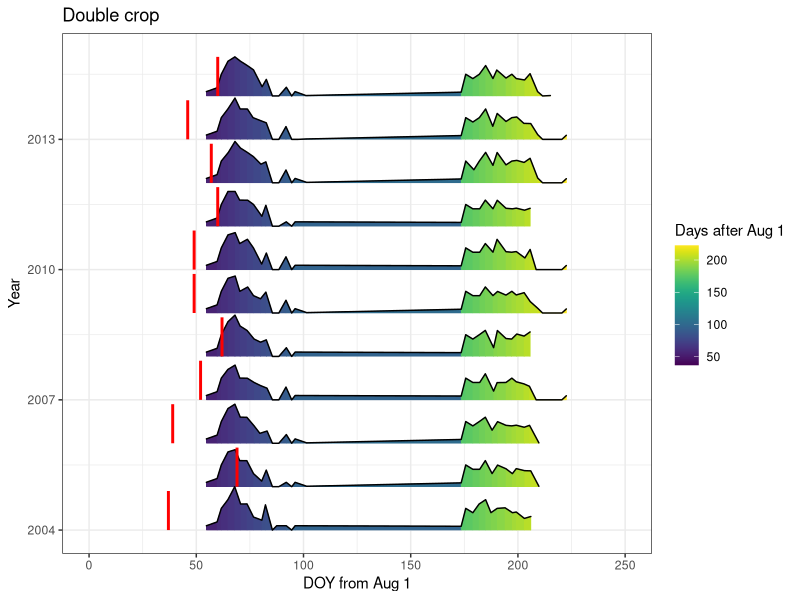
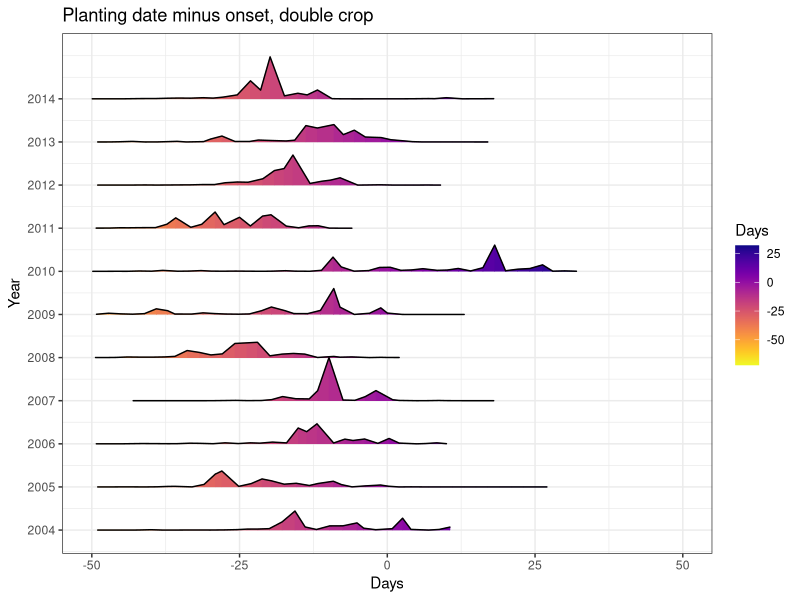
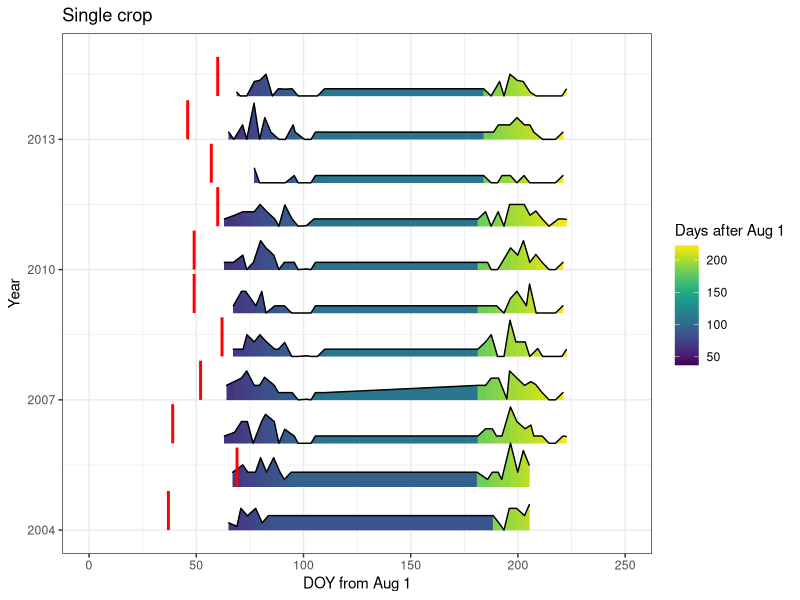
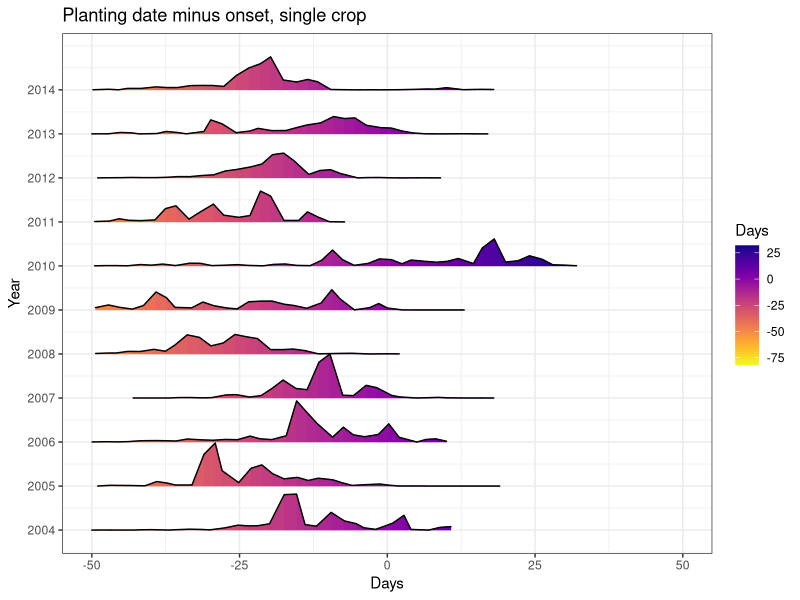
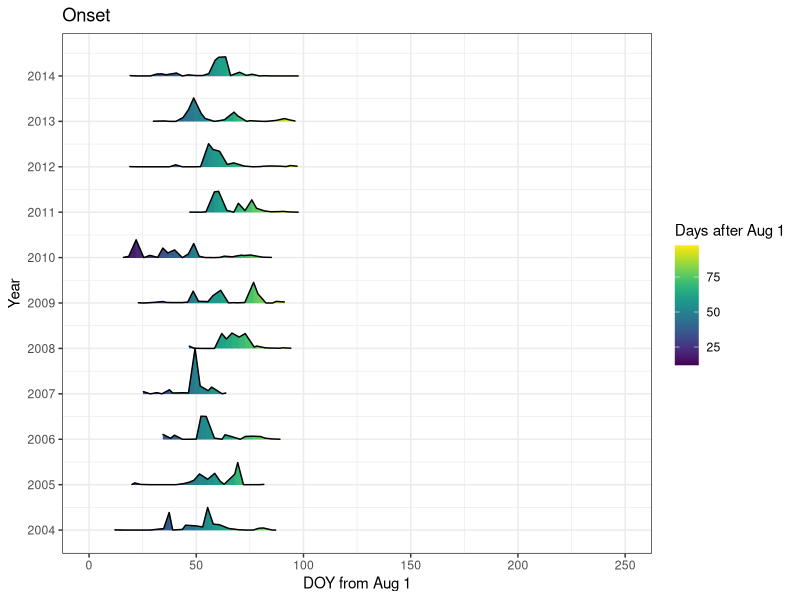

These figures' R source, in order:
## ---- chunk 1
library(ggplot2)
library(ggridges)
library(viridis)
library(RColorBrewer)

onset_data <- read.csv('input/onset_median_poly5.csv') # onset_median_MT.csv
timing_doubleFirst <- read.csv('input/histogram_doubleFirst_poly5.csv') # histogram_doubleFirst_MT.csv
timing_single <- read.csv('input/histogram_single_poly5.csv') # histogram_single_MT.csv
onset_hist <- read.csv('input/histogram_onset_MT.csv')
onset_plant_doubleFirst <- read.csv('input/onset_plant_doubleFirst_MT.csv')
onset_plant_single <- read.csv('input/onset_plant_single_MT.csv')
## ---- chunk 2
# DOUBLE PLANT AND HARVEST

ggplot(timing_doubleFirst, aes(x = timing_doubleFirst$DOY, y = timing_doubleFirst$Year, height = timing_doubleFirst$Count, group = timing_doubleFirst$Year, fill = timing_doubleFirst$DOY)) + 
  xlim(0, 250) +
  xlab("DOY from Aug 1") +
  ylab("Year") +
  ggtitle("Double crop") +
  geom_density_ridges_gradient(stat = "identity", scale = 1) +
  scale_fill_viridis(name = 'Days after Aug 1') +
  geom_segment(data = onset_data, aes(x = median_onset, y = year, group = year, xend = median_onset, yend = year + 0.9, height = rep(100, 11), fill = median_onset), color = "red", size = 1) +
  theme_bw()

# Onset minus plant
ggplot(onset_plant_doubleFirst, aes(x = onset_plant_doubleFirst$DOY, y = onset_plant_doubleFirst$Year, height = onset_plant_doubleFirst$Count, group = onset_plant_doubleFirst$Year, fill = onset_plant_doubleFirst$DOY)) + 
  xlim(-50, 50) +
  xlab("Days") +
  ylab("Year") +
  ggtitle("Planting date minus onset, double crop") +
  geom_density_ridges_gradient(stat = "identity", scale = 1) +
  scale_fill_viridis(name = 'Days', option = "C", direction = -1) +
  scale_y_continuous(breaks=seq(2004, 2014, 1)) +
  theme_bw()

## ---- chunk 3
# SINGLE PLANT AND HARVEST

ggplot(timing_single, aes(x = timing_single$DOY, y = timing_single$Year, height = timing_single$Count, group = timing_single$Year, fill = timing_single$DOY)) + 
  xlim(0, 250) +
  xlab("DOY from Aug 1") +
  ylab("Year") +
  ggtitle("Single crop") +
  geom_density_ridges_gradient(stat = "identity", scale = 1) +
  scale_fill_viridis(name = 'Days after Aug 1') +
  geom_segment(data = onset_data, aes(x = median_onset, y = year, group = year, xend = median_onset, yend = year + 0.9, height = rep(100, 11), fill = median_onset), color = "red", size = 1) +
  theme_bw()

# Onset minus plant
ggplot(onset_plant_single, aes(x = onset_plant_single$DOY, y = onset_plant_single$Year, height = onset_plant_single$Count, group = onset_plant_single$Year, fill = onset_plant_single$DOY)) + 
  xlim(-50, 50) +
  xlab("Days") +
  ylab("Year") +
  ggtitle("Planting date minus onset, single crop") +
  geom_density_ridges_gradient(stat = "identity", scale = 1) +
  scale_fill_viridis(name = 'Days', option = "C", direction = -1) +
  scale_y_continuous(breaks=seq(2004, 2014, 1)) +
  theme_bw()
## ---- chunk 4
# wet season onset

ggplot(onset_hist, aes(x = onset_hist$DOY, y = onset_hist$Year, height = onset_hist$Count, group = onset_hist$Year, fill = onset_hist$DOY)) + 
  xlim(0, 250) +
  xlab("DOY from Aug 1") +
  ylab("Year") +
  ggtitle("Onset") +
  geom_density_ridges_gradient(stat = "identity", scale = 1) +
  scale_fill_viridis(name = 'Days after Aug 1') +
  scale_y_continuous(breaks=seq(2004, 2014, 1)) +
  theme_bw()

